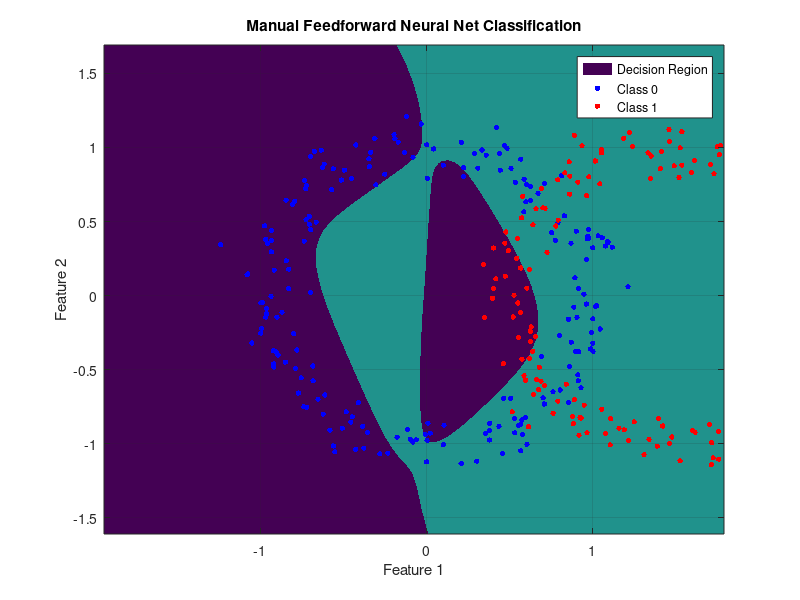

Reproduce this figure in MATLAB.
% Feedforward Neural Network Classification (Manual 1 Hidden Layer)
% BuyPolar Capital - Classical ML Series (MATLAB)

%% Simulate 2D classification data (nonlinear)
rng(8);
N = 200;
t = linspace(0, 2*pi, N)';
X1 = [cos(t), sin(t)] + 0.1*randn(N,2);
X2 = [cos(t)+1.5, sin(t)] + 0.1*randn(N,2);
X = [X1; X2];
y = [zeros(N,1); ones(N,1)];

%% Normalize data
X = (X - mean(X)) ./ std(X);

%% NN architecture
n_input = 2;
n_hidden = 10;
n_output = 1;

% Xavier init
W1 = randn(n_input, n_hidden) / sqrt(n_input);
b1 = zeros(1, n_hidden);
W2 = randn(n_hidden, n_output) / sqrt(n_hidden);
b2 = 0;

%% Activation functions
sigmoid = @(z) 1 ./ (1 + exp(-z));
dsigmoid = @(z) sigmoid(z) .* (1 - sigmoid(z));

%% Training
X_train = X;
y_train = y;
L = 1e-2; % learning rate

for epoch = 1:3000
    % Forward
    Z1 = X_train * W1 + b1;
    A1 = sigmoid(Z1);
    Z2 = A1 * W2 + b2;
    A2 = sigmoid(Z2);

    % Backprop
    dZ2 = A2 - y_train;
    dW2 = A1' * dZ2;
db2 = sum(dZ2);
    dA1 = dZ2 * W2';
    dZ1 = dA1 .* dsigmoid(Z1);
    dW1 = X_train' * dZ1;
    db1 = sum(dZ1);

    % Gradient step
    W1 = W1 - L * dW1;
    b1 = b1 - L * db1;
    W2 = W2 - L * dW2;
    b2 = b2 - L * db2;
end

%% Prediction grid
[x1g, x2g] = meshgrid(linspace(min(X(:,1)),max(X(:,1)),100), linspace(min(X(:,2)),max(X(:,2)),100));
Xg = [x1g(:), x2g(:)];
Z1g = Xg * W1 + b1;
A1g = sigmoid(Z1g);
Z2g = A1g * W2 + b2;
A2g = sigmoid(Z2g);

%% Plot
if ~exist('plots', 'dir')
    mkdir('plots');
end

figure;
contourf(x1g, x2g, reshape(A2g, size(x1g)), [0 0.5 1], 'LineColor','none'); hold on;
scatter(X1(:,1), X1(:,2), 15, 'b', 'filled');
scatter(X2(:,1), X2(:,2), 15, 'r', 'filled');
title('Manual Feedforward Neural Net Classification');
xlabel('Feature 1'); ylabel('Feature 2');
legend('Decision Region','Class 0','Class 1'); grid on;

print(gcf, fullfile('plots','neural_net_classification'), '-dpdf');

disp('Neural network classification complete.');